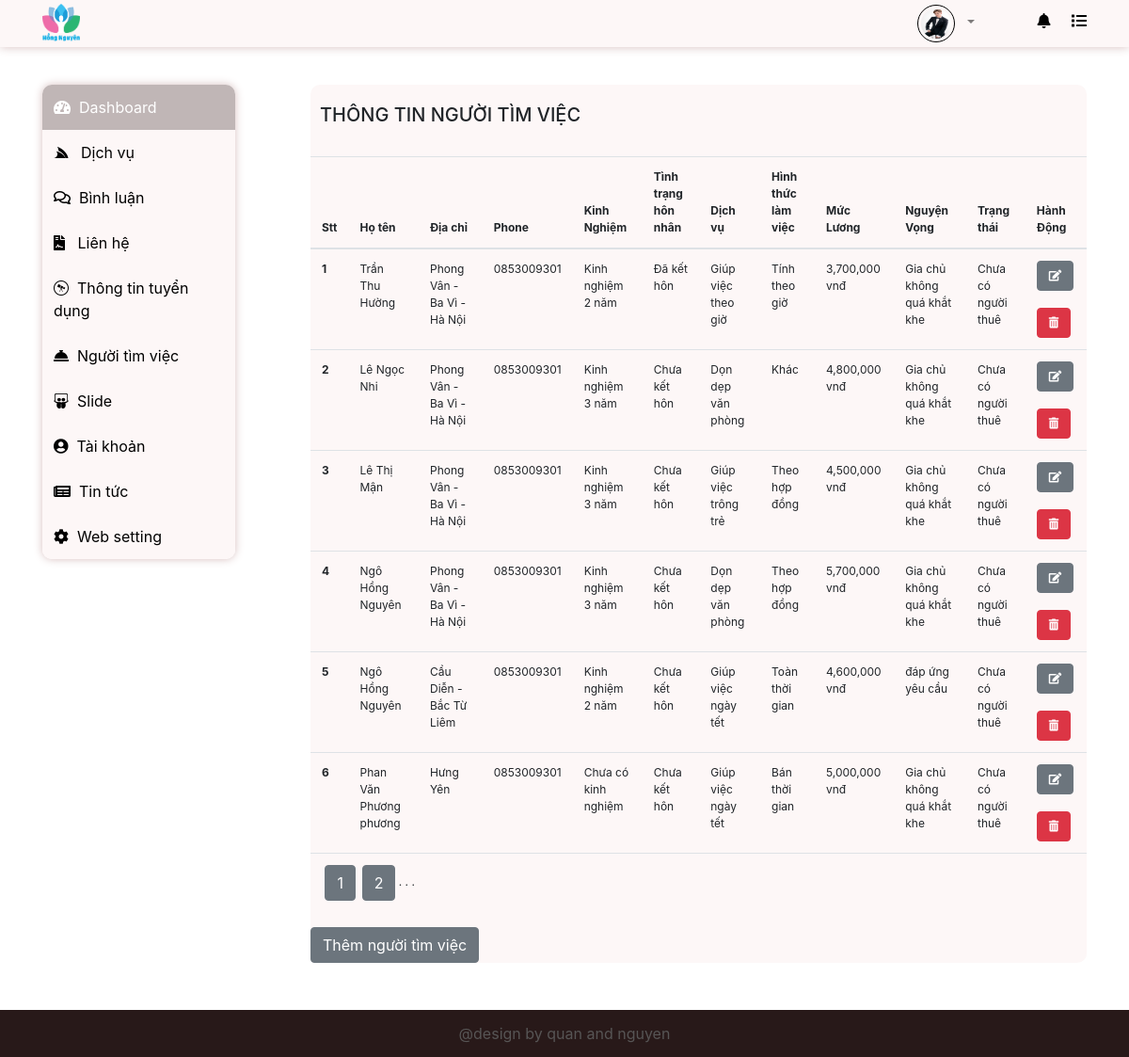
The app's page /admin/nhan_vien/index.php (signed in) with its own data.
### tables this page shows
CREATE TABLE `nhan_vien` (
  `id` int(11) NOT NULL,
  `dia_chi` varchar(225) NOT NULL,
  `phone` varchar(50) NOT NULL,
  `status` bit(1) NOT NULL COMMENT 'trạng thái hôn nhân',
  `kinh_nghiem` varchar(225) NOT NULL,
  `id_dichvu` int(11) NOT NULL,
  `id_user` int(11) NOT NULL,
  `hinh_thuc_lam_viec` varchar(225) NOT NULL,
  `muc_luong` float NOT NULL,
  `nguyen_vong` varchar(225) NOT NULL,
  `trang_thai` bit(1) NOT NULL
);

CREATE TABLE `users` (
  `id` int(11) NOT NULL,
  `ho_ten` varchar(50) NOT NULL,
  `ten_dang_nhap` varchar(50) NOT NULL,
  `mat_khau` varchar(50) NOT NULL,
  `email` varchar(225) NOT NULL,
  `ngay_sinh` date NOT NULL,
  `gioi_tinh` bit(1) NOT NULL,
  `hinh_anh` varchar(255) NOT NULL,
  `vai_tro` bit(1) NOT NULL,
  `trang_thai` bit(1) NOT NULL
);

CREATE TABLE `dich_vu` (
  `id` int(11) NOT NULL,
  `ten_dich_vu` varchar(225) NOT NULL,
  `mo_ta` longtext NOT NULL,
  `hinh_anh` varchar(225) NOT NULL
);

### dao/pdo.php (called while the page is built, shortened)
<?php
function connect()
{
    $host = "127.0.0.1";
    $dbname = "duan1";
    $db_username = "root";
    $db_password = "";
    return new PDO("mysql:host=$host;dbname=$dbname", $db_username, $db_password);
}
function selectAll($sql)
{
    $conne = connect();
    $stml = $conne->prepare($sql);
    $stml->execute();
    return $select = $stml->fetchAll();
}
function money($money)
{
    return number_format($money, 0, '.', ',');
}

### admin/nhan_vien/index.php (the view, shortened to what this page needs)
<?php
require_once('../../dao/pdo.php');
if (!isset($_GET['product'])) {
    $product = 1;
} else {
    $product = $_GET['product'];
    if (!is_numeric($product) || $product <= 0) {
        header("Location:" . BASE_URL);
    }
}
$data = 6;
$sql = "SELECT count(*) FROM `nhan_vien`";
$conn = connect();
$result = $conn->prepare($sql);
$result->execute();
$number = $result->fetchColumn();
$page = ceil($number / $data);
$tin = ($product - 1) * $data;
$giatri = selectAll("SELECT
  nv.* , us.ho_ten as ho_ten , dv.ten_dich_vu as ten_dich_vu , us.gioi_tinh as gioi_tinh , us.ngay_sinh as nam_sinh
FROM nhan_vien nv
  JOIN dich_vu dv ON nv.id_dichvu = dv.id
 JOIN users us ON nv.id_user = us.id LIMIT $tin,$data
");
?>
<!DOCTYPE html>
<html lang="en">
<head>
    <?php include('../../link/style.php') ?>
    <link rel="stylesheet" href="../../content/css.css">
</head>
<body>
    <?php include('../layout/header.php'); ?>
    <div class="container-fluid">
        <div class="container">
            <div class="row">
                <div class="col-md-3">
                    <?php include('../layout/menu.php'); ?>
                </div>
                <div class="col-md-9" style="margin-top: 40px;">
                    <div class="content_admin" style="background-color: #fdf7f7;border-radius: 10px;">
                        <div class="tieu_de" style="padding: 20px 0 0 10px;">
                            <h5>THÔNG TIN NGƯỜI TÌM VIỆC</h5>
                        </div>
                        <br>
                        <table class="table" style="font-size: 12px">
                            <thead>
                                <tr>
                                    <th scope="col">Stt</th>
                                    <th scope="col">Họ tên</th>
                                    <th scope="col">Địa chỉ</th>
                                    <th scope="col">Phone</th>
                                    <th scope="col">Kinh Nghiệm</th>
                                    <th scope="col">Tình trạng hôn nhân</th>
                                    <th scope="col">Dịch vụ</th>
                                    <th scope="col">Hình thức làm việc</th>
                                    <th scope="col">Mức Lương</th>
                                    <th scope="col">Nguyện Vọng</th>
                                    <th scope="col">Trạng thái</th>
                                    <th scope="col">Hành Động</th>
                                </tr>
                            </thead>
                            <tbody>
                                <?php
                                $stt = 0;
                                foreach ($giatri as $item) {
                                ?>
                                    <tr>
                                        <th><?= $stt += 1 ?></th>
                                        <td><?= $item['ho_ten'] ?></td>
                                        <td><?= $item['dia_chi'] ?></td>
                                        <td><?= $item['phone'] ?></td>
                                        <td><?= $item['kinh_nghiem'] ?></td>
                                        <td><?= ($item['status'] == 0) ? 'Đã kết hôn' : 'Chưa kết hôn' ?></td>
                                        <td><?= $item['ten_dich_vu'] ?></td>
                                        <td><?= $item['hinh_thuc_lam_viec'] ?></td>
                                        <td><?= money($item['muc_luong']) ?> vnđ</td>
                                        <td><?= $item['nguyen_vong'] ?></td>
                                        <td><?= ($item['trang_thai'] == 0) ? 'Chưa có người thuê' : 'Đã có người thuê' ?></td>
                                        <td>
                                            <a href="edit_nhan_vien.php?id=<?= $item['id'] ?>" class="btn btn-secondary" style="font-size: 12px"><i class="fas fa-edit"></i></a>
                                            <br>
                                            <br>
                                            <a href="index.php?id=<?= $item['id'] ?>" class="btn btn-danger" onclick="return confirm('Bạn muốn xóa thật chứ?')" style="font-size: 12px"><i class="fas fa-trash-alt"></i></a>
                                        </td>
                                    </tr>
                                <?php } ?>
                            </tbody>
                            <tfoot>
                                <tr>
                                    <td colspan="12">
                                        <?php
                                        for ($t = 1; $t <= $page; $t++) { ?>
                                            &nbsp;<a name="" id="" class="btn btn-secondary" href="index.php?product=<?= $t ?>" role="button"> <?= $t ?></a>
                                        <?php
                                        }
                                        ?>
                                        . . .
                                    </td>
                                </tr>
                            </tfoot>
                        </table>
                        <a href="add_nhan_vien.php" class="btn btn-secondary">Thêm người tìm việc</a>
                        <br>
                    </div>
                </div>
            </div>
        </div>
    </div>
    <?php include('../layout/footer.php'); ?>
</body>
</html>

### records on screen
nhan_vien: stt "1", id_user.ho_ten "Trần Thu Hường", dia_chi "Phong Vân - Ba Vì - Hà Nội", phone "0853009301", kinh_nghiem "Kinh nghiệm 2 năm", status "Đã kết hôn", id_dichvu.ten_dich_vu "Giúp việc theo giờ", hinh_thuc_lam_viec "Tính theo giờ", muc_luong "3,700,000", nguyen_vong "Gia chủ không quá khắt khe", trang_thai "Chưa có người thuê"
nhan_vien: stt "2", id_user.ho_ten "Lê Ngọc Nhi", dia_chi "Phong Vân - Ba Vì - Hà Nội", phone "0853009301", kinh_nghiem "Kinh nghiệm 3 năm", status "Chưa kết hôn", id_dichvu.ten_dich_vu "Dọn dẹp văn phòng", hinh_thuc_lam_viec "Khác", muc_luong "4,800,000", nguyen_vong "Gia chủ không quá khắt khe", trang_thai "Chưa có người thuê"
nhan_vien: stt "3", id_user.ho_ten "Lê Thị Mận", dia_chi "Phong Vân - Ba Vì - Hà Nội", phone "0853009301", kinh_nghiem "Kinh nghiệm 3 năm", status "Chưa kết hôn", id_dichvu.ten_dich_vu "Giúp việc trông trẻ", hinh_thuc_lam_viec "Theo hợp đồng", muc_luong "4,500,000", nguyen_vong "Gia chủ không quá khắt khe", trang_thai "Chưa có người thuê"
nhan_vien: stt "4", id_user.ho_ten "Ngô Hồng Nguyên", dia_chi "Phong Vân - Ba Vì - Hà Nội", phone "0853009301", kinh_nghiem "Kinh nghiệm 3 năm", status "Chưa kết hôn", id_dichvu.ten_dich_vu "Dọn dẹp văn phòng", hinh_thuc_lam_viec "Theo hợp đồng", muc_luong "5,700,000", nguyen_vong "Gia chủ không quá khắt khe", trang_thai "Chưa có người thuê"
nhan_vien: stt "5", id_user.ho_ten "Ngô Hồng Nguyên", dia_chi "Cầu Diễn - Bắc Từ Liêm", phone "0853009301", kinh_nghiem "Kinh nghiệm 2 năm", status "Chưa kết hôn", id_dichvu.ten_dich_vu "Giúp việc ngày tết", hinh_thuc_lam_viec "Toàn thời gian", muc_luong "4,600,000", nguyen_vong "đáp ứng yêu cầu", trang_thai "Chưa có người thuê"
nhan_vien: stt "6", id_user.ho_ten "Phan Văn Phương phương", dia_chi "Hưng Yên", phone "0853009301", kinh_nghiem "Chưa có kinh nghiệm", status "Chưa kết hôn", id_dichvu.ten_dich_vu "Giúp việc ngày tết", hinh_thuc_lam_viec "Bán thời gian", muc_luong "5,000,000", nguyen_vong "Gia chủ không quá khắt khe", trang_thai "Chưa có người thuê"
